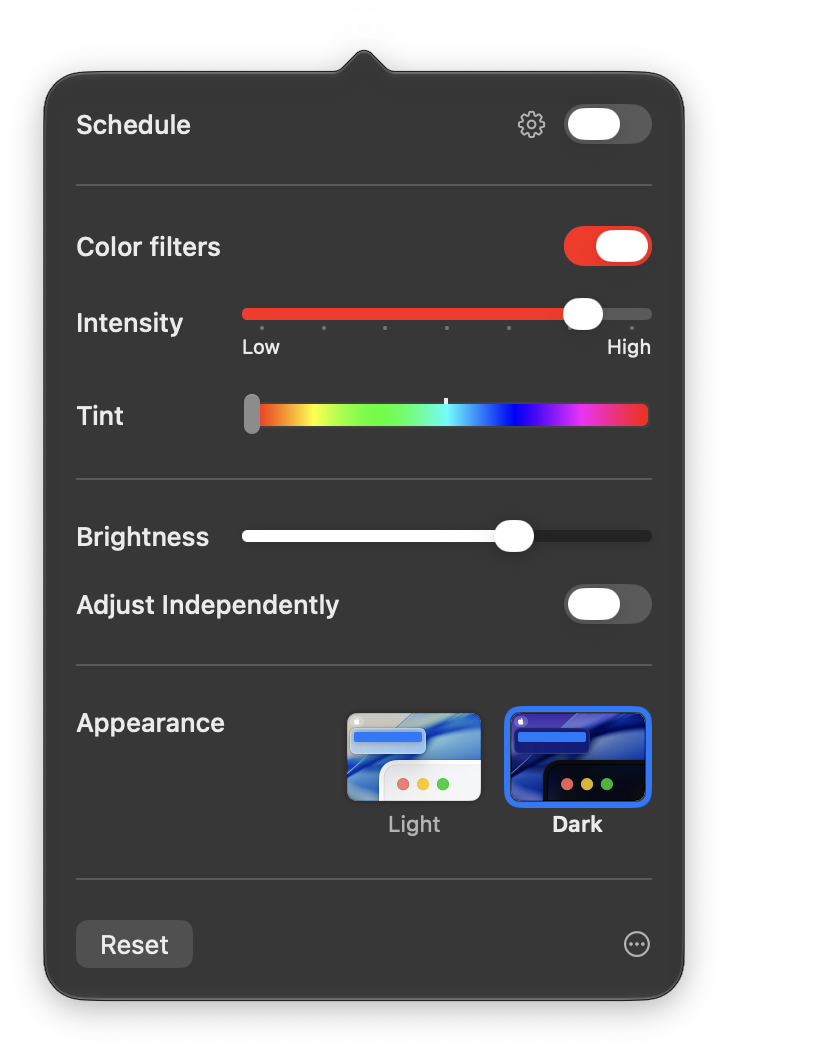
#> input picture docs/popover-dark.png, 836 x 1052 px; its folder holds 5 pictures in this run
$ python make-social-preview.py
#> lines starting #> are read from the running program, lines starting #| are printed output that depends on the picture; after the words box and inside, x2 and y2 are one past the last pixel; in counts of white or black regions, pixels touching at a corner belong together
#!/usr/bin/env python3
# Writes docs/social-preview.png, the 1280×640 picture GitHub shows when a link to the repository is
# shared: the icon, the name and a line about Safelight beside the popover, from docs/icon.png and
# docs/popover-dark.png.
#
#   scripts/make-social-preview.py
#
# GitHub has no way to upload it from here: upload it in the repository's Settings › General › Social
# preview, and again when you run this after the popover changes. Needs Pillow (pip install pillow).
import io, os
from PIL import Image, ImageCms, ImageDraw, ImageFilter, ImageFont

root = os.path.join(os.path.dirname(os.path.abspath(__file__)), "..")
docs = os.path.join(root, "docs")
W, H = 1280, 640
BACKGROUND, GLOW = (20, 19, 30), (150, 28, 16)  # the icon's night sky, and the red the dial ends in
FONT = "/System/Library/Fonts/SFNS.ttf"

def srgb(name):  # the screenshots are in Display P3; link previews are drawn as sRGB
    image = Image.open(os.path.join(docs, name)).convert("RGBA")
    p3 = ImageCms.ImageCmsProfile(io.BytesIO(image.info["icc_profile"]))
    return ImageCms.profileToProfile(image, p3, ImageCms.createProfile("sRGB"), outputMode="RGBA")

def font(size, weight):
    f = ImageFont.truetype(FONT, size)
    f.set_variation_by_name(weight)
    return f

# A dark ground with the red glowing up from behind the popover
canvas = Image.new("RGB", (W, H), BACKGROUND)
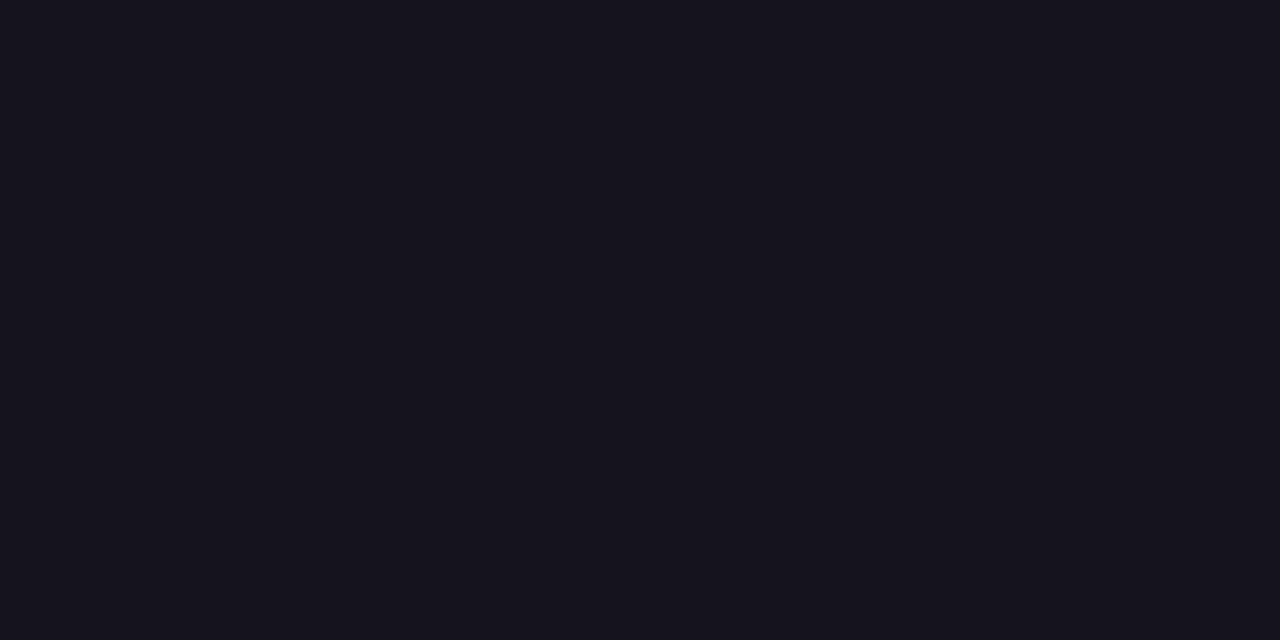
#> canvas: PIL image 1280x640 RGB; mean R, G, B 20, 19, 30
glow = Image.new("L", (W, H), 0)
#> glow: PIL image 1280x640 L; every value is 0
ImageDraw.Draw(glow).ellipse((620, 220, 1260, 900), fill=255)
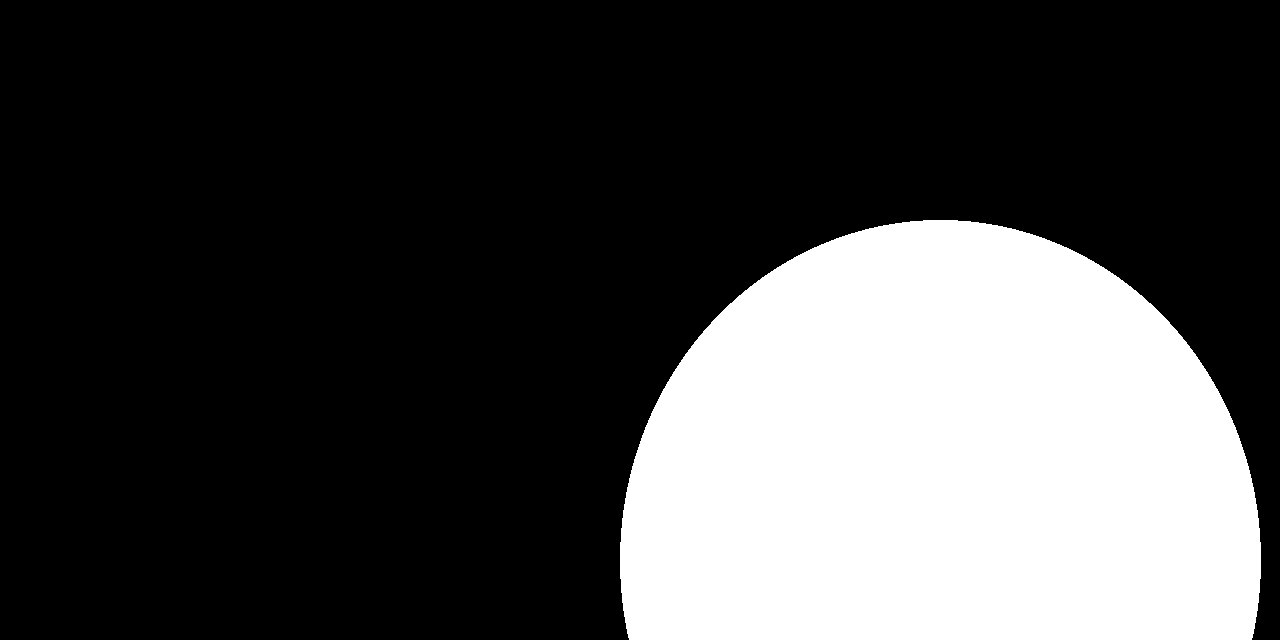
#> glow: PIL image 1280x640 L; 27.1% white; 1 white region, box (x1, y1, x2, y2) and area: (620, 220, 1261, 640) 221868
canvas.paste(Image.new("RGB", (W, H), GLOW), mask=glow.filter(ImageFilter.GaussianBlur(170)).point(lambda a: a * 0.55))
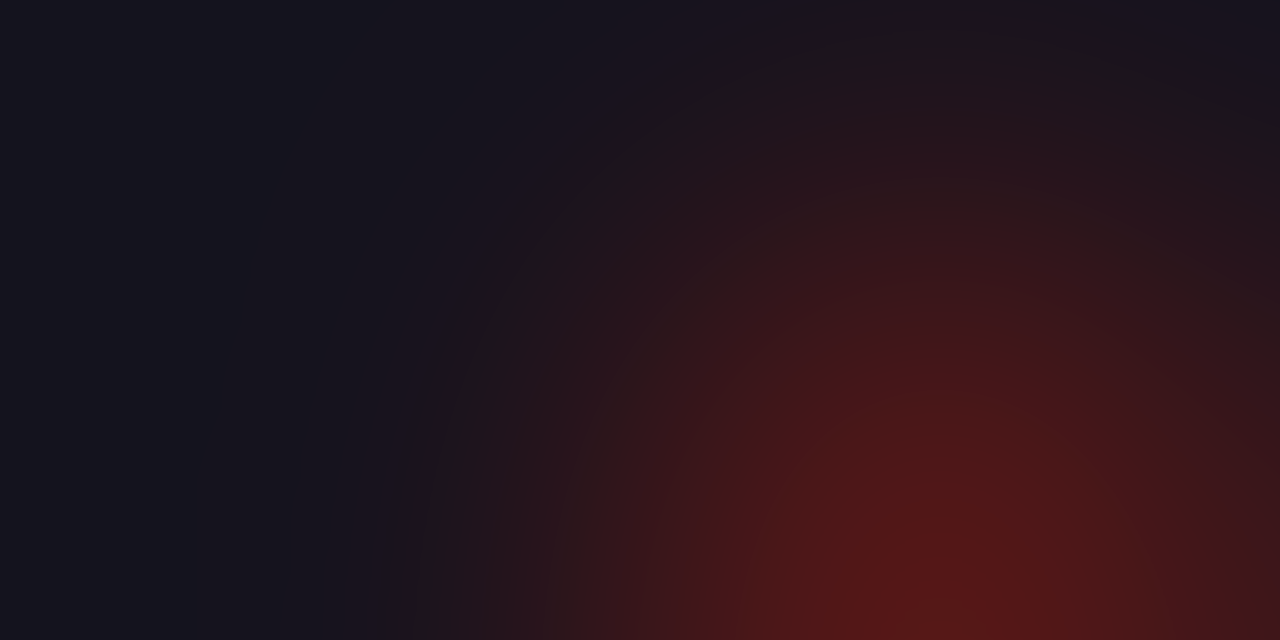
#> canvas: PIL image 1280x640 RGB; mean R, G, B 38.2, 20.2, 28.1

# The popover, its shadow and all, sized to stand 40 points clear of the top and bottom. The menu bar
# above it ends with the clock at the screenshot's right edge, so that goes at the picture's, as on a
# screen.
popover = srgb("popover-dark.png")
#> in srgb, image is the input picture: PIL image 836x1052 RGBA; mean R, G, B, A 46.8, 46.3, 47.9, 175.1
scale = (H - 80) / 950  # its opaque part is 950 pixels high
popover = popover.resize((round(popover.width * scale), round(popover.height * scale)), Image.LANCZOS)
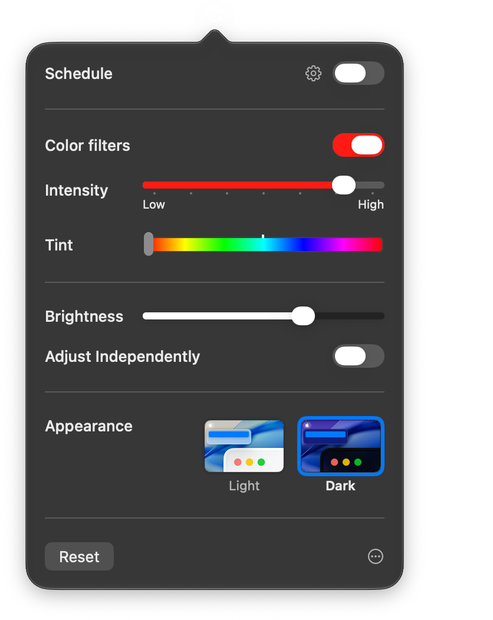
#> popover: PIL image 493x620 RGBA; mean R, G, B, A 46.9, 46.7, 48.4, 175.1; transparent parts drawn white
canvas.paste(popover, (W - 16 - popover.width, 40 - round(51 * scale)), popover)
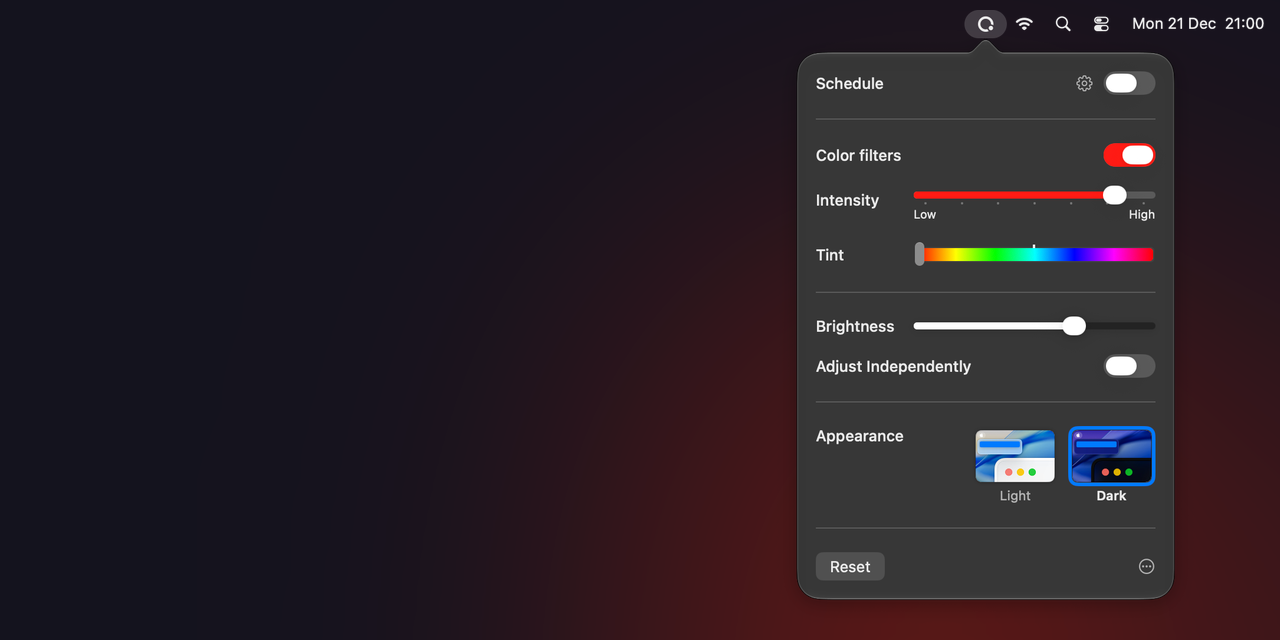
#> canvas: PIL image 1280x640 RGB; mean R, G, B 40.5, 31.5, 38.8

icon = srgb("icon.png").resize((176, 176), Image.LANCZOS)
#> (the run stopped early here; a loop or call above may not have finished)
